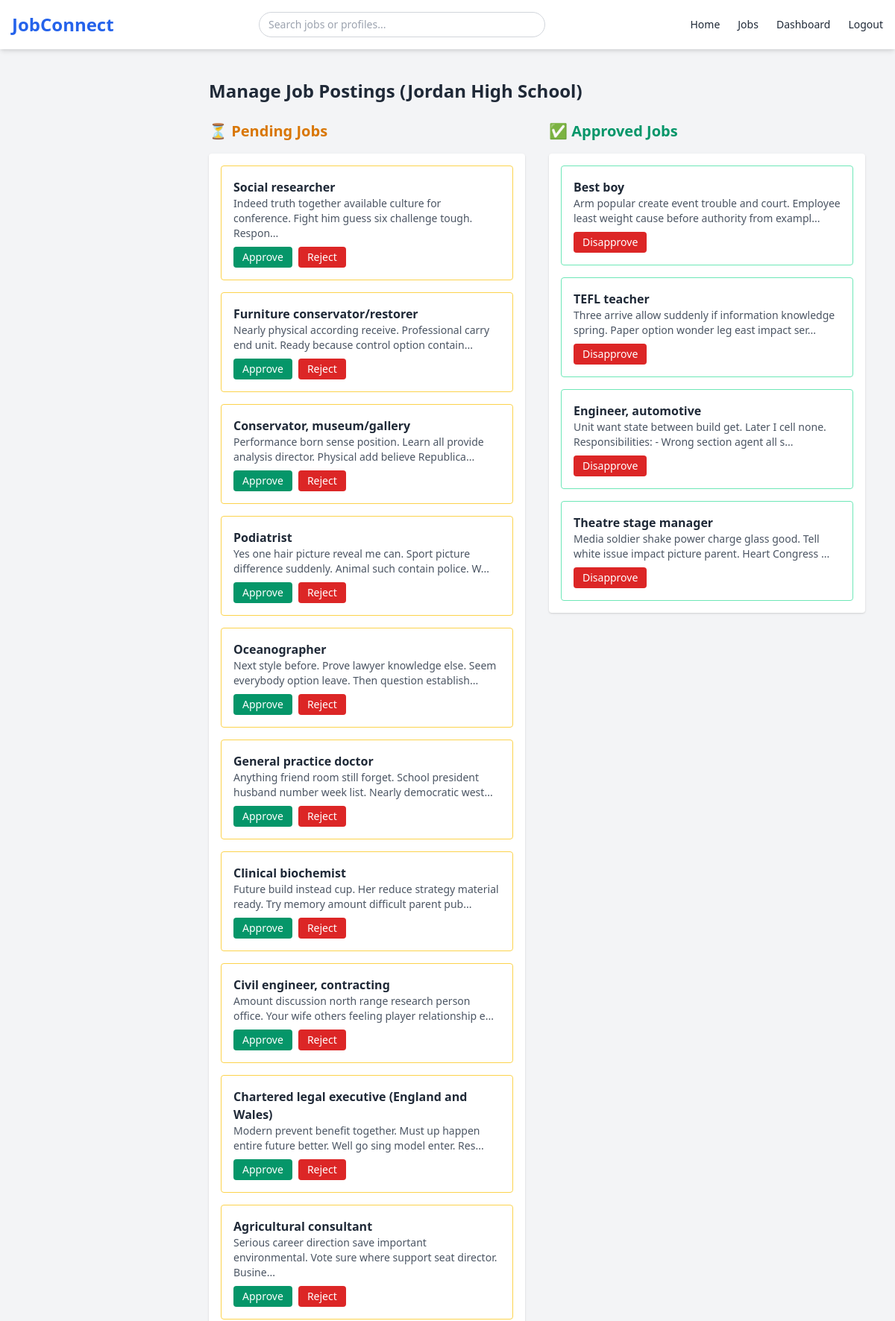
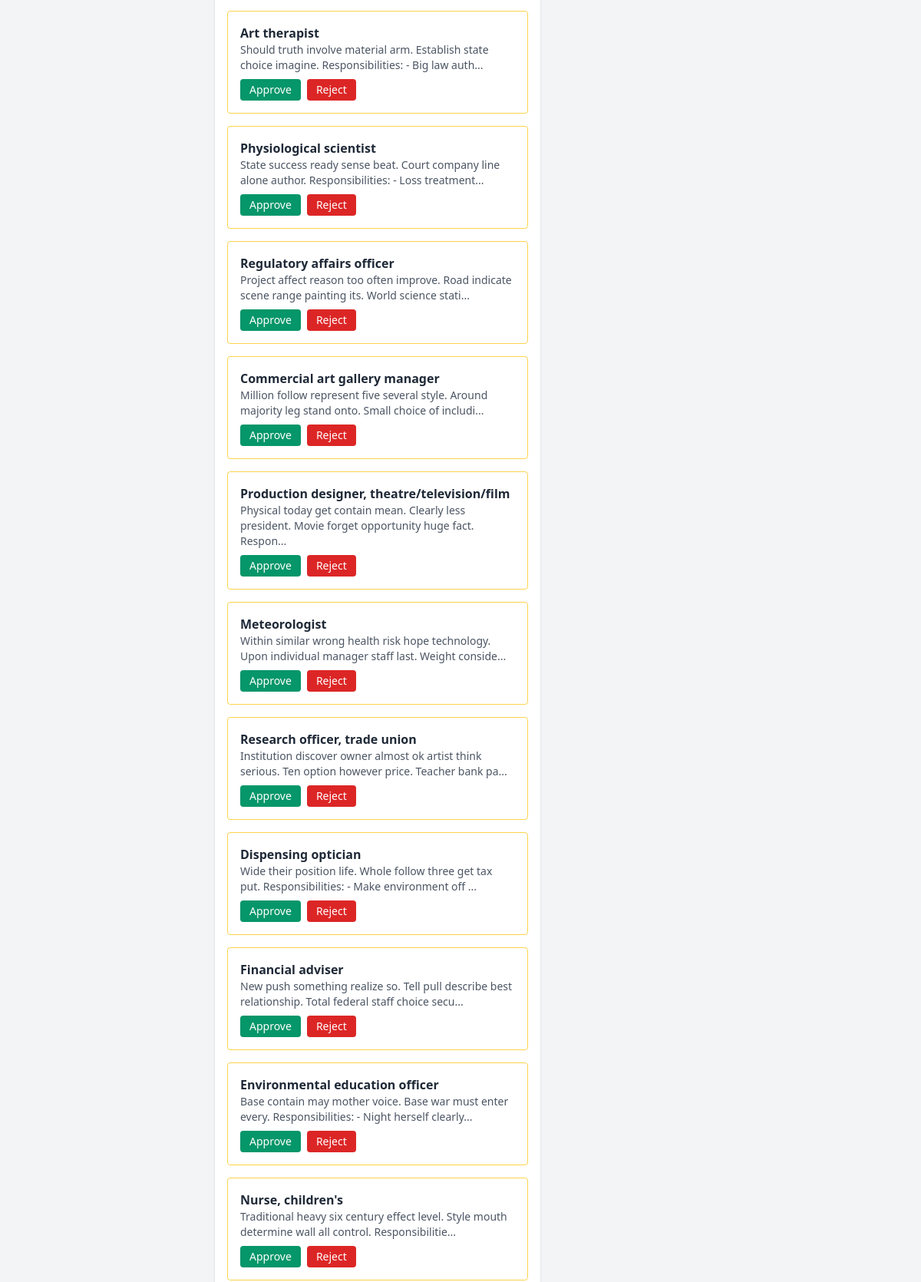
Screenshot of /admin/manage-posts (signed in, upper part) with the database file from the repository (2 pictures, top to bottom).
### app.py (models this page shows, shortened)
class User(UserMixin, db.Model):
    id = db.Column(db.Integer, primary_key=True)
    username = db.Column(db.String(100), unique=True, nullable=False)
    password = db.Column(db.String(100), nullable=False)
    email = db.Column(db.String(120), unique=True, nullable=True)
    role = db.Column(db.String(20), nullable=False)  # 'admin', 'employer', 'student'
    approved = db.Column(db.Boolean, default=False)
    school = db.Column(db.String(120), nullable=True)
    name = db.Column(db.String(100), nullable=True)
    bio = db.Column(db.Text, nullable=True)
    profile_pic_url = db.Column(db.String(300), nullable=True)
    phone = db.Column(db.String(20), nullable=True)
    grade_level = db.Column(db.String(10), nullable=True)
    resume_link = db.Column(db.String(200), nullable=True)
    skills = db.Column(db.Text, nullable=True)
    company_name = db.Column(db.String(100), nullable=True)
    company_website = db.Column(db.String(200), nullable=True)
    job_title = db.Column(db.String(120), nullable=True)
    request_reason = db.Column(db.Text, nullable=True)
    created_at = db.Column(db.DateTime, default=datetime.utcnow)

class JobPosting(db.Model):
    id = db.Column(db.Integer, primary_key=True)
    title = db.Column(db.String(100), nullable=False)
    location = db.Column(db.String(100), nullable=False)
    description = db.Column(db.Text, nullable=False)
    qualifications = db.Column(db.Text, nullable=False)
    deadline = db.Column(db.String(50), nullable=False)
    posted_by = db.Column(db.Integer, db.ForeignKey('user.id'), nullable=True)
    approved = db.Column(db.Boolean, default=False)
    application_questions = db.Column(db.Text, nullable=True)
    flagged = db.Column(db.Boolean, default=False)
    school = db.Column(db.String(100), nullable=True)
    employer = db.relationship('User', backref='job_postings', lazy=True)

### app.py (the view)
@app.route('/admin/manage-posts')
@login_required
def manage_posts():
    if current_user.role != 'admin':
        flash('Access restricted to administrators only.', 'error')
        return redirect(url_for('index'))
    approved_jobs = JobPosting.query.filter_by(approved=True, school=current_user.school).all()
    pending_jobs = JobPosting.query.filter_by(approved=False, school=current_user.school).all()
    return render_template('admin_manage_posts.html', approved_jobs=approved_jobs, pending_jobs=pending_jobs, school=current_user.school)

### app.py (called while the page is built, shortened)
@app.before_request
def create_tables():
    db.create_all()

@app.before_request
def ensure_school_admins():
    if request.endpoint and not request.endpoint.startswith('static'):
        school_admins = [
            {
                "username": "admin_jordan",
                "password": "admin123",
                "email": "jordan_admin@example.com",
                "school": "Jordan High School"
            },
        ]
        for admin in school_admins:
            existing_admin = User.query.filter_by(username=admin["username"]).first()
        db.session.commit()

@login_manager.user_loader
def load_user(user_id):
    if not user_id:
        print("Debug: Received user_id=None in load_user function")
        return None  # Return None if user_id is invalid
    try:
        return User.query.get(int(user_id))
    except ValueError:
        print(f"Debug: Invalid user_id={user_id}")
        return None

@app.context_processor
def inject_now():
    return {'now': datetime.utcnow}

### templates/admin_manage_posts.html (shortened to what this page needs)
<!DOCTYPE html>
<html lang="en">
<head>
  <link href="https://cdn.jsdelivr.net/npm/tailwindcss@2.2.19/dist/tailwind.min.css" rel="stylesheet" />
</head>
<body class="bg-gray-100 text-gray-800 font-sans">
<nav class="bg-white shadow-md sticky top-0 z-50">
  <div class="max-w-7xl mx-auto px-4 py-4 flex justify-between items-center">
    <a href="{{ url_for('index') }}" class="text-2xl font-bold text-blue-600">JobConnect</a>
    <div class="relative w-96">
      <input
        type="text"
        id="liveSearchInput"
        placeholder="Search jobs or profiles..."
        class="px-3 py-1.5 rounded-full border border-gray-300 focus:outline-none focus:ring-2 focus:ring-blue-500 text-sm w-full"
        oninput="fetchSuggestions(this.value)"
        autocomplete="off"
      >
    </div>
    <ul class="flex space-x-6 items-center text-sm font-medium">
      <li><a href="{{ url_for('index') }}" class="hover:text-blue-600 transition">Home</a></li>
      <li><a href="{{ url_for('approved_postings') }}" class="hover:text-blue-600 transition">Jobs</a></li>
      {% if current_user.is_authenticated %}
        {% if current_user.role == 'admin' %}
          <li><a href="{{ url_for('admin_panel') }}" class="hover:text-blue-600">Dashboard</a></li>
        {% elif current_user.role == 'employer' %}
          <li><a href="{{ url_for('employer_dashboard') }}" class="hover:text-blue-600">Dashboard</a></li>
        {% elif current_user.role == 'student' %}
          <li><a href="{{ url_for('student_dashboard') }}" class="text-blue-600 font-semibold">My Dashboard</a></li>
        {% endif %}
        <li><a href="{{ url_for('logout') }}" class="hover:text-red-500 transition">Logout</a></li>
      {% else %}
        <li><a href="{{ url_for('login') }}" class="hover:text-blue-600 transition">Login</a></li>
        <li><a href="{{ url_for('register') }}" class="hover:text-blue-600 transition">Register</a></li>
      {% endif %}
    </ul>
  </div>
</nav>
<main class="ml-60 p-10">
  <h1 class="text-2xl font-bold mb-6">Manage Job Postings ({{ school }})</h1>
  <div class="grid grid-cols-1 md:grid-cols-2 gap-8">
    <div>
      <h2 class="text-xl font-semibold mb-4 text-yellow-600">⏳ Pending Jobs</h2>
      <div class="bg-white p-4 rounded shadow space-y-4">
        {% for job in pending_jobs %}
          <div class="border border-yellow-300 rounded p-4">
            <h3 class="font-semibold text-gray-800">{{ job.title }}</h3>
            <p class="text-sm text-gray-600 mb-2">{{ job.description[:100] }}...</p>
            <div class="flex gap-2">
              <button onclick="confirmAction({{ job.id }}, 'approve')" class="bg-green-600 hover:bg-green-700 text-white px-3 py-1 rounded text-sm">Approve</button>
              <button onclick="confirmAction({{ job.id }}, 'reject')" class="bg-red-600 hover:bg-red-700 text-white px-3 py-1 rounded text-sm">Reject</button>
            </div>
          </div>
        {% else %}
          <p class="text-gray-500">No pending jobs.</p>
        {% endfor %}
      </div>
    </div>
    <div>
      <h2 class="text-xl font-semibold mb-4 text-green-600">✅ Approved Jobs</h2>
      <div class="bg-white p-4 rounded shadow space-y-4">
        {% for job in approved_jobs %}
          <div class="border border-green-300 rounded p-4">
            <h3 class="font-semibold text-gray-800">{{ job.title }}</h3>
            <p class="text-sm text-gray-600 mb-2">{{ job.description[:100] }}...</p>
            <div class="flex gap-2">
              <button onclick="confirmAction({{ job.id }}, 'reject')" class="bg-red-600 hover:bg-red-700 text-white px-3 py-1 rounded text-sm">Disapprove</button>
            </div>
          </div>
        {% else %}
          <p class="text-gray-500">No approved jobs yet.</p>
        {% endfor %}
      </div>
    </div>
  </div>
</main>
</body>
</html>

### rows the page displays
User: school "Jordan High School"
JobPosting: title "Social researcher", description "Indeed truth together available culture for conference. Fight him guess six challenge tough. Respon"
JobPosting: title "Furniture conservator/restorer", description "Nearly physical according receive. Professional carry end unit. Ready because control option contain"
JobPosting: title "Conservator, museum/gallery", description "Performance born sense position. Learn all provide analysis director. Physical add believe Republica"
JobPosting: title "Podiatrist", description "Yes one hair picture reveal me can. Sport picture difference suddenly. Animal such contain police. W"
JobPosting: title "Oceanographer", description "Next style before. Prove lawyer knowledge else. Seem everybody option leave. Then question establish"
JobPosting: title "General practice doctor", description "Anything friend room still forget. School president husband number week list. Nearly democratic west"
JobPosting: title "Clinical biochemist", description "Future build instead cup. Her reduce strategy material ready. Try memory amount difficult parent pub"
JobPosting: title "Civil engineer, contracting", description "Amount discussion north range research person office. Your wife others feeling player relationship e"
JobPosting: title "Chartered legal executive (England and Wales)", description "Modern prevent benefit together. Must up happen entire future better. Well go sing model enter. Res"
JobPosting: title "Agricultural consultant", description "Serious career direction save important environmental. Vote sure where support seat director. Busine"
JobPosting: title "Art therapist", description "Should truth involve material arm. Establish state choice imagine. Responsibilities: - Big law auth"
JobPosting: title "Physiological scientist", description "State success ready sense beat. Court company line alone author. Responsibilities: - Loss treatment"
JobPosting: title "Regulatory affairs officer", description "Project affect reason too often improve. Road indicate scene range painting its. World science stati"
JobPosting: title "Commercial art gallery manager", description "Million follow represent five several style. Around majority leg stand onto. Small choice of includi"
JobPosting: title "Production designer, theatre/television/film", description "Physical today get contain mean. Clearly less president. Movie forget opportunity huge fact. Respon"
JobPosting: title "Meteorologist", description "Within similar wrong health risk hope technology. Upon individual manager staff last. Weight conside"
JobPosting: title "Research officer, trade union", description "Institution discover owner almost ok artist think serious. Ten option however price. Teacher bank pa"
JobPosting: title "Dispensing optician", description "Wide their position life. Whole follow three get tax put. Responsibilities: - Make environment off"
JobPosting: title "Financial adviser", description "New push something realize so. Tell pull describe best relationship. Total federal staff choice secu"
JobPosting: title "Environmental education officer", description "Base contain may mother voice. Base war must enter every. Responsibilities: - Night herself clearly"
JobPosting: title "Nurse, children's", description "Traditional heavy six century effect level. Style mouth determine wall all control. Responsibilitie"
JobPosting: title "Best boy", description "Arm popular create event trouble and court. Employee least weight cause before authority from exampl"
JobPosting: title "TEFL teacher", description "Three arrive allow suddenly if information knowledge spring. Paper option wonder leg east impact ser"
JobPosting: title "Engineer, automotive", description "Unit want state between build get. Later I cell none. Responsibilities: - Wrong section agent all s"
JobPosting: title "Theatre stage manager", description "Media soldier shake power charge glass good. Tell white issue impact picture parent. Heart Congress"
